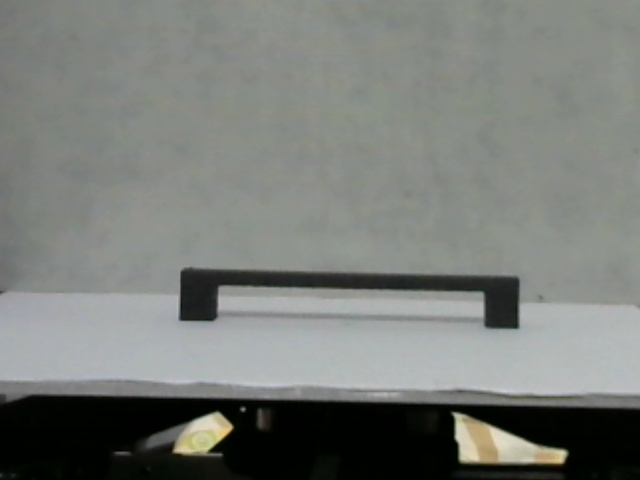
#> input picture Graduaton Project -Image Processing/input_images/1/1_c.jpg, 640 x 480 px
$ python -i feature_extractor.py   (imports and definitions only)
#> lines starting #> are read from the running program, lines starting #| are printed output that depends on the picture
import cv2
import numpy as np
from skimage.filters import threshold_multiotsu
import math
from math import fabs, sqrt
from numpy.core.numeric import False_
from skimage import data
from skimage.feature import blob_dog, blob_log, blob_doh
from skimage.color import rgb2gray
from skimage.metrics import structural_similarity

import matplotlib.pyplot as plt

def two_level_threshold(image):
    thresholds = threshold_multiotsu(image)
#> thresholds = [73, 156]
    img_thres1 = cv2.threshold(image, thresholds[0], 255, cv2.THRESH_BINARY_INV)[1]
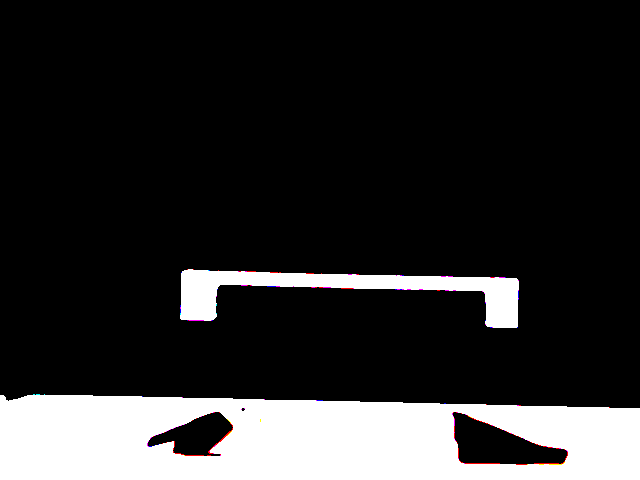
#> img_thres1: shape (480, 640, 3); mean of channels 0, 1, 2 43.4, 43.3, 43.7; drawn as B, G, R
    #img_thres2 = cv2.threshold(image, thresholds[1], 255, cv2.THRESH_BINARY_INV)[1]
    #anded = cv2.bitwise_and(img_thres1, img_thres2)
    return img_thres1

def extract_contours(image):
    image = cv2.GaussianBlur(image, (5, 5), 0)
    kernel = np.ones((3, 3), np.uint8)

    img_thres_otsu = two_level_threshold(image)
    img_thres_otsu = cv2.erode(img_thres_otsu, kernel)
    img_thres_otsu = cv2.dilate(img_thres_otsu, kernel)

#> (the run stopped early here; a loop or call above may not have finished)
